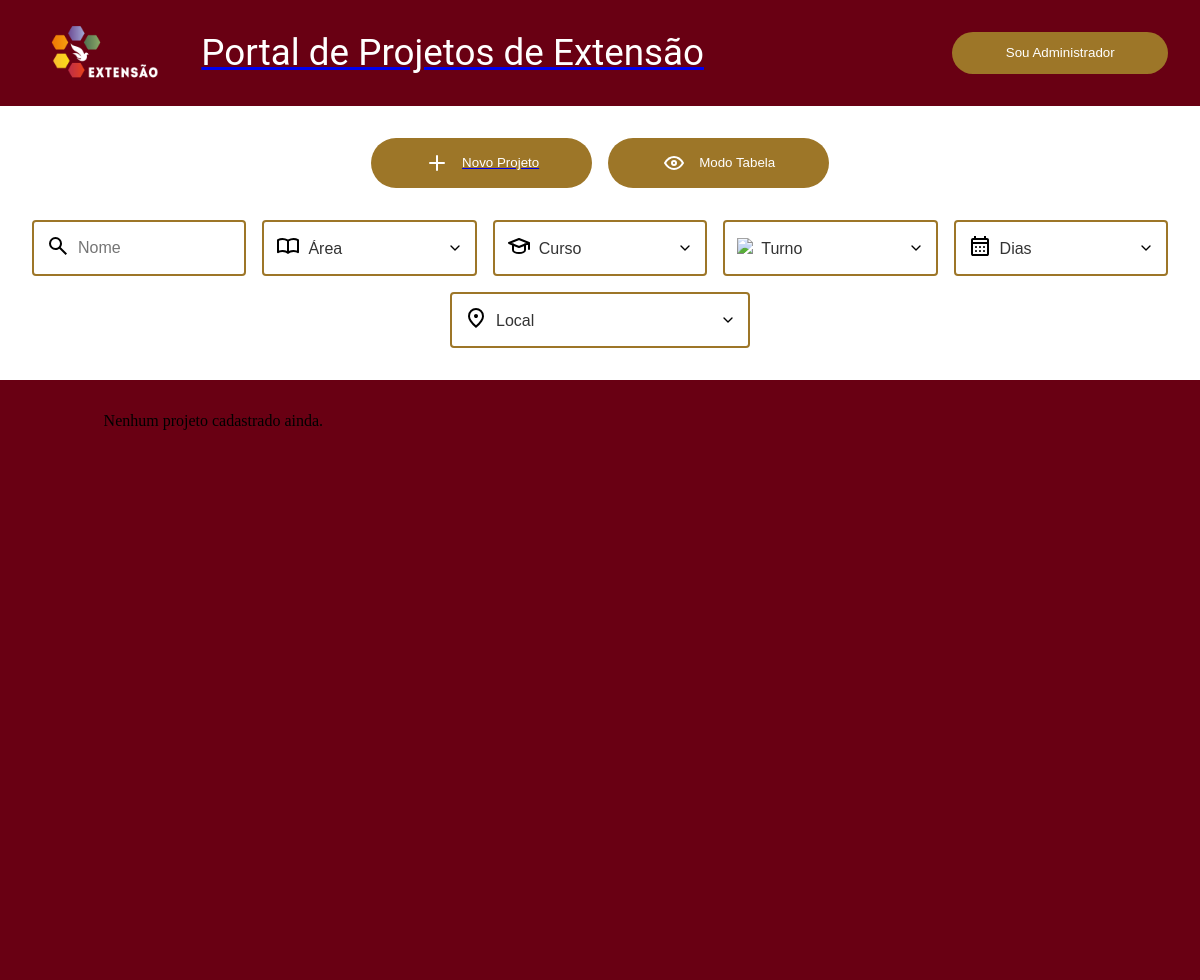
The app's page /, older data.
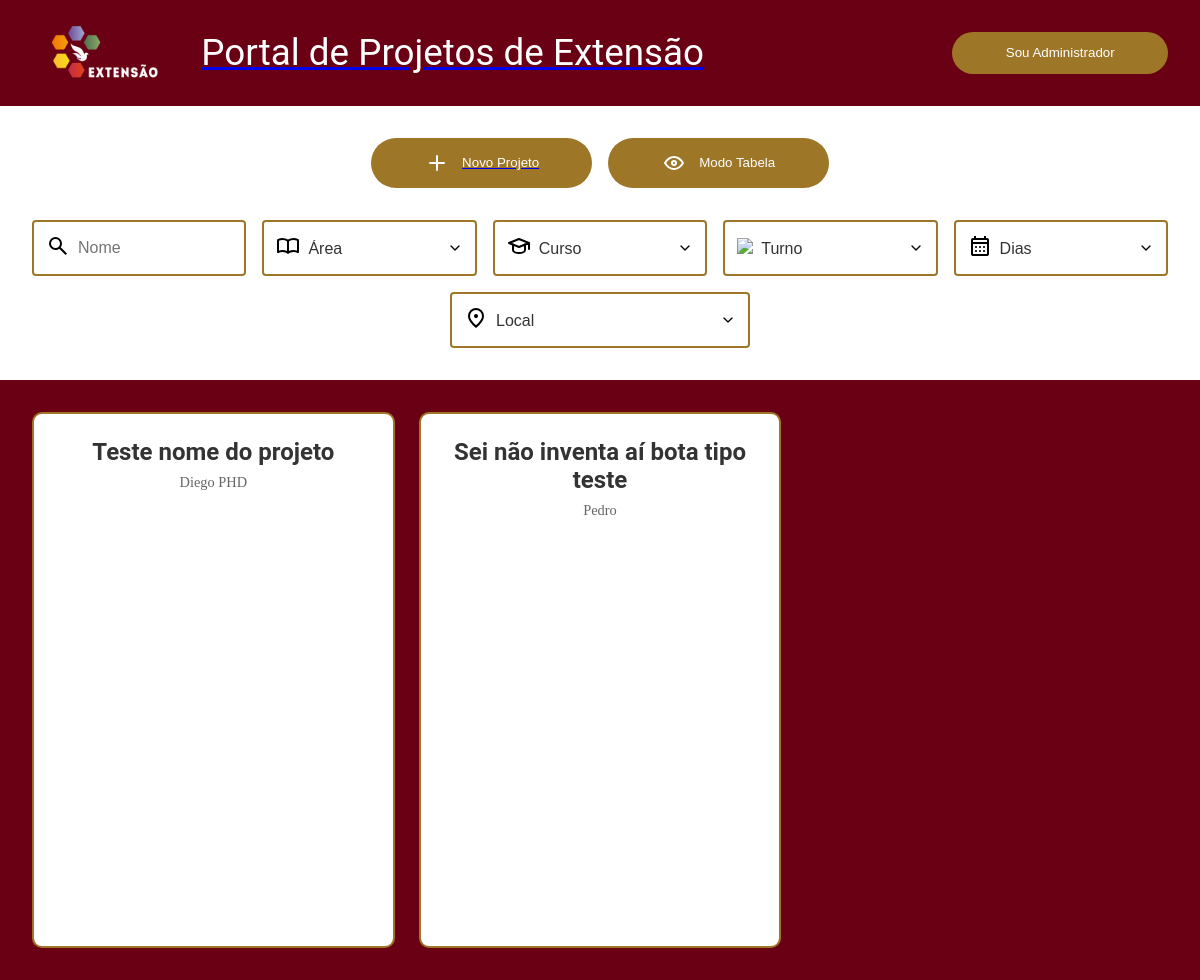
The same page, newer data.
### portalExtensaoUnicap_app/models.py (models this page shows, shortened)
class projeto(models.Model):
    id=models.BigAutoField(primary_key=True)
    identificacao_unica=models.TextField(max_length=9, blank=False, null=False)
    titulo=models.TextField(max_length=300, blank=False, null=False)
    proposta=models.TextField(max_length=3000, blank=False, null=False)
    curso=models.TextField(max_length=150, blank=False, null=False)
    coordenador=models.TextField(max_length=150, blank=False, null=False)
    ch_total=models.IntegerField(blank=False, null=False)
    ch_semanal_docente=models.IntegerField(blank=False, null=False)
    ch_semanal_estudante=models.IntegerField(blank=False, null=False)
    data_inicio=models.DateField(auto_now=False, auto_now_add=False)
    data_termino=models.DateField(auto_now=False, auto_now_add=False)
    instagram=models.TextField(blank=True)
    contato=models.TextField(blank=False)
    formulario=models.TextField(blank=True)

### portalExtensaoUnicap_app/views.py (the view)
# urls.py: path('', views.PortalExtensaoView, name='menu'),
def PortalExtensaoView(request):
    projetos = projeto.objects.all()
    return render(request, 'admin-cards.html', {
        'current_page': 'public-cards',
        'portalExtensaoUnicap_app_projetos': projetos
    })

### portalExtensaoUnicap_app/templates/admin-cards.html (shortened to what this page needs)
{% extends 'admin-base.html' %}
{% load static %}
{% block projetos %}
<div id="project-grid" class="projects-grid">
    {% for projeto in portalExtensaoUnicap_app_projetos %}
    <a href="{% url 'project' projeto.id %}" class="project-card">
        <h2>{{ projeto.titulo }}</h2>
        <p class="professor">{{ projeto.coordenador }}</p>
    </a>
    {% empty %}
    <p style="text-align: center;">Nenhum projeto cadastrado ainda.</p>
    {% endfor %}
</div>
{% endblock %}

Row changes from the older to the newer data that the page shows:
added projeto: titulo "Teste nome do projeto", coordenador "Diego PHD"
added projeto: titulo "Sei não inventa aí bota tipo teste", coordenador "Pedro"
Text that changed along with them:
text no longer shown: "Nenhum projeto cadastrado ainda."
